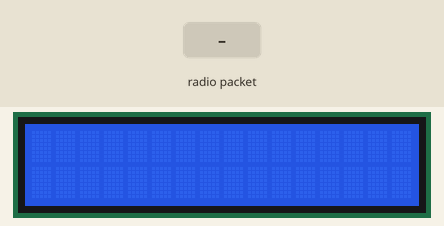
The sketch below on a simulated Arduino Uno, built with avr-gcc and run on an emulated ATmega328P. Parts: 16×2 character LCD. The inputs (shaded band) are chosen by the test bench. No radio packets arrive unless stated; what the sketch prints to the serial monitor is not drawn.

Above: at 1.2 s.
1.3 s: radio packet "1" arrives
At 2.4 s:
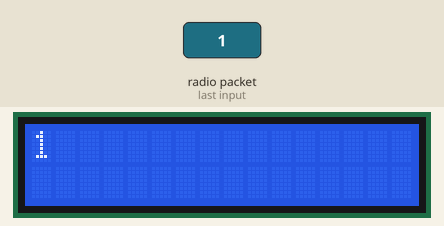
2.8 s: radio packet "0" arrives
At 3.6 s:
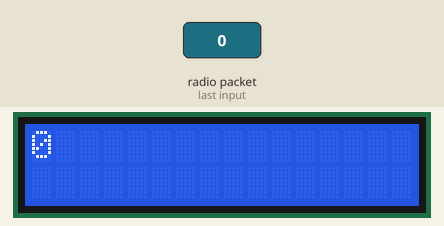
4.3 s: radio packet "2" arrives
At 4.7 s:
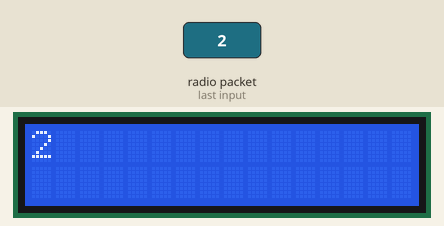
Timing chart, 0 to 7.3 s (numbered marks = the images above; inputs shaded):
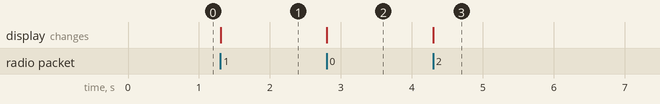

The sketch:

custom_rx.ino
```cpp
#include <LiquidCrystal_I2C.h>
#include <Wire.h>

// library
#include <VirtualWire.h>


byte message[VW_MAX_MESSAGE_LEN]; // a buffer to store the incoming messages
byte messageLength = VW_MAX_MESSAGE_LEN; // the size of the message

// Remove if not displaying on an LCD
LiquidCrystal_I2C lcd(0x27, 16, 2);

void setup()
{
  Serial.begin(9600);
  Serial.println("Device is ready...");

  vw_set_rx_pin(8); // pin on the Arduino for receiving
  vw_setup(100); // bps/baudrate, required to be within the 100 threshold
  vw_rx_start();

  // initialize the LCD
  // Remove if not displaying on an LCD
  lcd.begin();

  // Turn on the blacklight and print a message
  // Remove if not displaying on an LCD
   lcd.backlight();
}

void loop()
{
  if (vw_get_message(message, &messageLength)) // non-blocking
  {
    lcd.clear();
    Serial.print("Received: ");
    for (int i = 0; i < messageLength; i++)
    {
      Serial.write(message[i]);

      // Remove if not displaying on an LCD
      lcd.print((char)message[i]);
    }
    Serial.println();
  }
}
```

Measured:
- after the input at 1.3 s, the display: changes at once (image 1)
- after the input at 2.8 s, the display: changes at once (image 2)
- after the input at 4.3 s, the display: changes at once (image 3)
